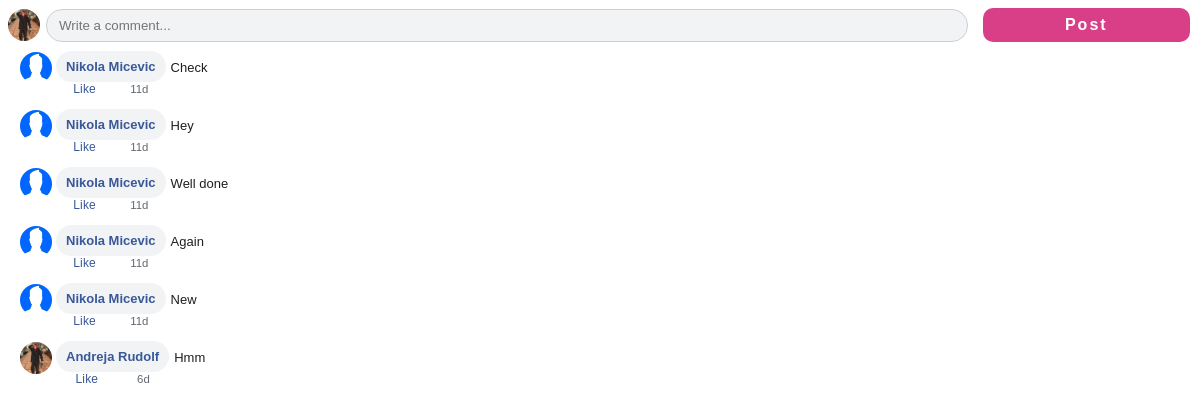
/commentFrame.php?postId=12 (signed in), run on the app's committed database.
### tables this page shows
CREATE TABLE `users` (
  `id` int(11) NOT NULL,
  `firstName` varchar(30) NOT NULL,
  `lastName` varchar(30) NOT NULL,
  `username` varchar(100) NOT NULL,
  `email` varchar(100) NOT NULL,
  `password` varchar(255) NOT NULL,
  `signUpDate` datetime NOT NULL,
  `profilePic` varchar(255) NOT NULL,
  `numPosts` int(11) NOT NULL,
  `numLikes` int(11) NOT NULL,
  `userClosed` varchar(3) NOT NULL,
  `friendArray` text NOT NULL
);

CREATE TABLE `comments` (
  `id` int(11) NOT NULL,
  `commentBody` text NOT NULL,
  `postedBy` varchar(100) NOT NULL,
  `postedTo` varchar(100) NOT NULL,
  `dateAdded` datetime NOT NULL,
  `removed` varchar(3) NOT NULL,
  `postId` int(11) NOT NULL
);

### includes/classes/User.php (called while the page is built, shortened)
<?php
class User {
   private $username;
   private $firstName;
   private $lastName;
   private $profilePic;
   public function __construct($con, $username) {
      $this->con = $con;
      $this->username = $username;
      $query = mysqli_query($this->con, "SELECT * FROM users WHERE username='$this->username'");
      $this->userData = mysqli_fetch_array($query);
      $this->firstName = $this->userData['firstName'];
      $this->profilePic = $this->userData['profilePic'];
      $this->lastName = $this->userData['lastName'];
   }
   public function getUsername() {
      return $this->username;
   }
   public function getFirstAndLastName() {
      return $this->firstName . " " . $this->lastName;
   }
   public function getProfilePic() {
      return $this->profilePic;
   }
}
?>

### includes/functions/functions.php (called while the page is built, shortened)
<?php
function calculateCommentTimeframe($postDateTime) {
   $timeMessage = "";
   $dateTimeNow = date("Y-m-d H:i:s");
   $startDate = new DateTime($postDateTime);
   $endDate = new DateTime($dateTimeNow);
   $interval = $startDate->diff($endDate);
   if($interval->d >= 1) {
      $timeMessage .= $interval->d . "d";
      return $timeMessage;
   }
   return $timeMessage;
}
?>

### commentFrame.php (the view, shortened to what this page needs)
<?php
   require 'includes/config.php';
   include 'includes/classes/User.php';
   include 'includes/functions/functions.php';
   if(isset($_SESSION['userLoggedIn'])) {
      $userLoggedIn = $_SESSION['userLoggedIn'];
      $user = new User($con, $userLoggedIn);
   }
   else {
      header("Location: register.php");
   }
?>
<?php
   $postId = $_GET['postId'];
?>
<!DOCTYPE html>
<html lang="en">
<head>
   <link rel="stylesheet" href="assets/css/commentFrame.css">
</head>
<body>
   <div class="commentSectionTop">
      <div class="userCommentLeft">
         <img src="<?php echo $user->getProfilePic(); ?>">
      </div>
      <form action="commentFrame.php?postId=<?php echo $postId; ?>" method="POST">
         <input type="text" name="commentBody" class="commentBody" placeholder="Write a comment..." required="" autocomplete="off">
         <input type="submit" name="submitComment" value="Post" class="submitComment" onclick="updateCommentCount(<?php echo $postId; ?>)">
      </form>
   </div>
<?php
   $getComments = mysqli_query($con, "SELECT * FROM comments WHERE postId='$postId' AND removed='no' ORDER BY id ASC");
   $count = mysqli_num_rows($getComments);
   if($count != 0) {
      echo "<ul class='commentList'>";
      while($comment = mysqli_fetch_array($getComments)) {
         $commentBody = $comment['commentBody'];
         $postedBy = $comment['postedBy'];
         $dateAdded = $comment['dateAdded'];
         $timeframe = calculateCommentTimeframe($dateAdded);
         $user = new User($con, $postedBy);
         ?>
         <li>
            <div class="commentRow">
               <div class="commentRowLeft">
                  <a href="<?php echo $user->getUsername(); ?>">
                     <img src="<?php echo $user->getProfilePic(); ?>" alt="userProfPic">
                  </a>
               </div>
               <div class="commentRowMid">
                  <a href="<?php echo $user->getUsername(); ?>" target="_parent">
                     <span><?php echo $user->getFirstAndLastName(); ?></span>
                  </a>
                  <div class="commentInfo">
                     <span class="commentLike">Like</span>
                     <span class="timeframe"><?php echo $timeframe; ?></span>
                  </div>
               </div>
               <div class="commentText">
                  <span><?php echo $commentBody; ?></span>
               </div>
            </div>
         </li>
         <?php
      }
      echo "</ul>";
   }
?>
</body>
</html>

### assets/css/commentFrame.css (style rules this page uses)
* { font-family: Arial, Helvetica, sans-serif; box-sizing: border-box; }
a { text-decoration: none; }
.commentSectionTop { display: flex; align-items: center; width: 100%; }
.commentSectionTop .userCommentLeft img { width: 32px; height: 32px; border-radius: 50%; }
.commentSectionTop form { margin: 0; display: flex; align-items: center; flex: 5; }
.commentSectionTop form .commentBody { padding: 8px 12px; background-color: #f2f3f5; border: 1px solid #ccd0d5; border-radius: 16px; width: 80%; margin-left: 6px; }
.commentSectionTop form .submitComment { width: 18%; border: none; color: #fff; background: #d83f87; padding: 0.5rem 2rem; border-radius: 10px; font-size: 1rem; font-weight: bold; letter-spacing: 2px; margin-left: 15px; cursor: pointer; }
.commentList { list-style: none; margin: 0; padding: 0; }
.commentList .commentRow { padding: 4px 12px; display: flex; align-items: center; margin-top: 5px; }
.commentRow .commentRowLeft { display: block; width: 32px; height: 32px; margin-right: 4px; margin-bottom: 12px; }
.commentRow .commentRowLeft img { width: 32px; height: 32px; border-radius: 50%; }
.commentRow .commentRowMid { display: flex; flex-direction: column; }
.commentRow .commentRowMid a { font-weight: bold; font-size: 13px; color: #385898; padding: 8px 10px; background-color: #f2f3f5; border-radius: 18px; white-space: normal; }
.timeframe { display: inline-block; font-size: 11.4px; color: #616770; }
span.commentLike { color: #385898; cursor: pointer; font-size: 12px; letter-spacing: 0.2px; }
.commentRow .commentInfo { display: flex; align-items: center; justify-content: space-around; }
.commentRow .commentText { margin-left: 5px; margin-bottom: 13px }
.commentRow .commentText span { font-size: 13px; color: #1c1e21; white-space: normal; word-break: break-word; }

### data on the page
users: profilePic (picture)
comments: users.profilePic (picture), users.firstName+lastName "Nikola Micevic", dateAdded "11d", commentBody "Check"
comments: users.profilePic (picture), users.firstName+lastName "Nikola Micevic", dateAdded "11d", commentBody "Hey"
comments: users.profilePic (picture), users.firstName+lastName "Nikola Micevic", dateAdded "11d", commentBody "Well done"
comments: users.profilePic (picture), users.firstName+lastName "Nikola Micevic", dateAdded "11d", commentBody "Again"
comments: users.profilePic (picture), users.firstName+lastName "Nikola Micevic", dateAdded "11d", commentBody "New"
comments: users.profilePic (picture), users.firstName+lastName "Andreja Rudolf", dateAdded "6d", commentBody "Hmm"
